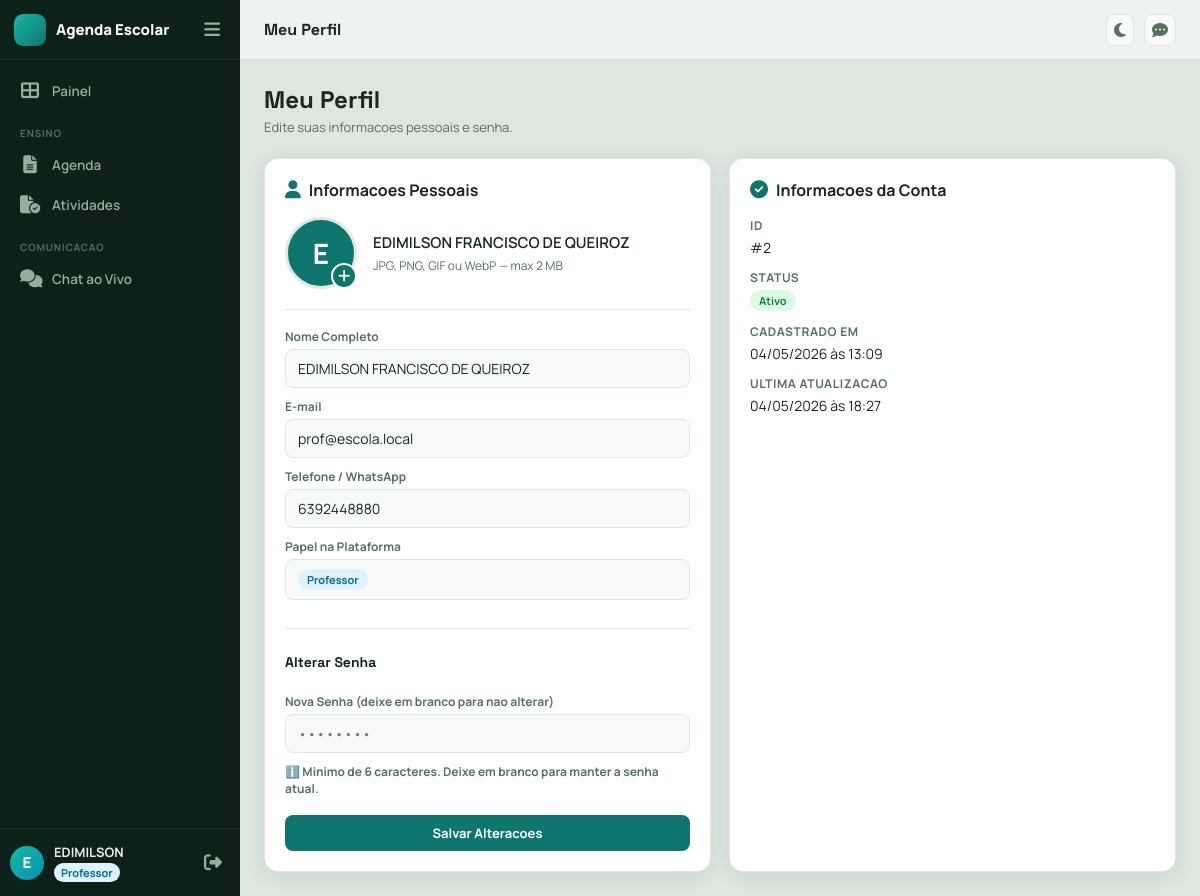
Page /perfil (signed in) on the committed database.
### app/models.py (models this page shows, shortened)
class TimestampMixin:
    created_at = db.Column(db.DateTime, default=datetime.utcnow, nullable=False)
    updated_at = db.Column(db.DateTime, default=datetime.utcnow, onupdate=datetime.utcnow, nullable=False)

class User(TimestampMixin, UserMixin, db.Model):
    __tablename__ = "users"
    id = db.Column(db.Integer, primary_key=True)
    full_name = db.Column(db.String(120), nullable=False)
    email = db.Column(db.String(120), unique=True, nullable=False, index=True)
    password_hash = db.Column(db.String(255), nullable=False)
    role = db.Column(db.String(20), nullable=False, index=True)
    is_active_user = db.Column(db.Boolean, default=True, nullable=False)
    is_approved = db.Column(db.Boolean, default=True, nullable=False)  # Para alunos auto-registrados
    can_chat = db.Column(db.Boolean, default=True, nullable=False)
    avatar = db.Column(db.String(255), nullable=True)
    crp_number = db.Column(db.String(30), nullable=True)
    phone = db.Column(db.String(20), nullable=False, default="")
    classroom_id = db.Column(db.Integer, db.ForeignKey("classrooms.id"), nullable=True)
    classroom = db.relationship("Classroom", back_populates="students")
    teaching_classrooms = db.relationship(
        "Classroom",
        secondary=teacher_classrooms,
        lazy=True,
        backref="teachers"
    )
    assignments_created = db.relationship("Assignment", back_populates="teacher", lazy=True)
    availabilities = db.relationship(
        "PsychologistAvailability",
        back_populates="psychologist",
        lazy=True,
        cascade="all, delete-orphan",
    )

### app/core/routes.py (the view)
@core_bp.get("/perfil")
@login_required
def edit_profile():
    classrooms = Classroom.query.order_by(Classroom.name.asc()).all()
    return render_template(
        "profile.html",
        user=current_user,
        classrooms=classrooms,
    )

### app/__init__.py (called while the page is built)
@login_manager.user_loader
def load_user(user_id):
    return db.session.get(User, int(user_id))

### app/templates/profile.html (shortened to what this page needs)
{% extends "base.html" %}
{% block page_title %}Meu Perfil{% endblock %}
{% block content %}
<div class="reveal">
  <div class="page-header">
    <div>
      <h2>Meu Perfil</h2>
      <p>Edite suas informacoes pessoais e senha.</p>
    </div>
  </div>
  <div class="dash-grid">
    <div class="panel reveal delay-1">
      <div class="panel-title">
        <i class="fa-solid fa-user"></i>
        Informacoes Pessoais
      </div>
      <div class="avatar-upload-section">
        <div class="avatar-preview-wrap">
          {% if user.avatar %}
            <img id="avatar-preview-img" src="{{ url_for('static', filename='uploads/avatars/' + user.avatar) }}" alt="Foto de perfil" class="avatar-preview-img">
          {% else %}
            <div id="avatar-preview-initials" class="avatar-preview-initials">{{ user.full_name[0]|upper }}</div>
          {% endif %}
          <label for="avatar-file-input" class="avatar-upload-btn" title="Alterar foto">
            <i class="fa-solid fa-plus" style="font-size:14px;"></i>
          </label>
        </div>
        <div class="avatar-upload-info">
          <span class="avatar-upload-name" id="avatar-file-name">{{ user.full_name }}</span>
          <span class="avatar-upload-hint">JPG, PNG, GIF ou WebP — max 2 MB</span>
        </div>
      </div>
      <hr style="border:none;border-top:1px solid var(--border);margin:4px 0 18px">
      <form method="post" action="{{ url_for('core.update_profile') }}" class="inline-form">
        <div class="form-group">
          <label>Nome Completo</label>
          <input name="full_name" type="text" value="{{ user.full_name }}" required>
        </div>
        <div class="form-group">
          <label>E-mail</label>
          <input name="email" type="email" value="{{ user.email }}" required>
        </div>
        <div class="form-group">
          <label>Telefone / WhatsApp</label>
          <input name="phone" type="tel" value="{{ user.phone or '' }}" placeholder="(11) 91234-5678" maxlength="20" required>
        </div>
        <div class="form-group">
          <label>Papel na Plataforma</label>
          <div style="padding: 9px 12px; background: var(--surface-2); border-radius: var(--radius-sm); border: 1px solid var(--border); color: var(--text);">
            <span class="badge-role badge-{{ user.role }}">{{ user.role|capitalize }}</span>
          </div>
        </div>
        <hr style="border:none;border-top:1px solid var(--border);margin:18px 0 14px">
        <h3 style="font-size:14px;font-weight:700;margin-bottom:12px;color:var(--text);">Alterar Senha</h3>
        <div class="form-group">
          <label>Nova Senha (deixe em branco para nao alterar)</label>
          <input name="new_password" type="password" minlength="6" placeholder="••••••••">
        </div>
        <div class="form-group">
          <label style="font-size:12px;color:var(--text-muted);display:block;margin-bottom:8px;">
            ℹ️ Minimo de 6 caracteres. Deixe em branco para manter a senha atual.
          </label>
        </div>
        <button class="btn btn-primary" type="submit">Salvar Alteracoes</button>
      </form>
    </div>
    <div class="panel reveal delay-2">
      <div class="panel-title">
        <i class="fa-solid fa-circle-check"></i>
        Informacoes da Conta
      </div>
      <div style="display:grid;gap:12px;">
        <div>
          <div style="font-size:12px;font-weight:700;color:var(--text-muted);text-transform:uppercase;letter-spacing:.05em;margin-bottom:4px;">ID</div>
          <div style="font-size:14px;color:var(--text);">#{{ user.id }}</div>
        </div>
        <div>
          <div style="font-size:12px;font-weight:700;color:var(--text-muted);text-transform:uppercase;letter-spacing:.05em;margin-bottom:4px;">Status</div>
          <div style="display:flex;align-items:center;gap:6px;">
            <span class="badge-status {% if user.is_active_user %}badge-active{% else %}badge-inactive{% endif %}">
              {{ "Ativo" if user.is_active_user else "Inativo" }}
            </span>
          </div>
        </div>
        <div>
          <div style="font-size:12px;font-weight:700;color:var(--text-muted);text-transform:uppercase;letter-spacing:.05em;margin-bottom:4px;">Cadastrado em</div>
          <div style="font-size:14px;color:var(--text);">{{ user.created_at.strftime('%d/%m/%Y às %H:%M') }}</div>
        </div>
        <div>
          <div style="font-size:12px;font-weight:700;color:var(--text-muted);text-transform:uppercase;letter-spacing:.05em;margin-bottom:4px;">Ultima Atualizacao</div>
          <div style="font-size:14px;color:var(--text);">{{ user.updated_at.strftime('%d/%m/%Y às %H:%M') }}</div>
        </div>
      </div>
    </div>
  </div>
</div>
{% endblock %}

### app/templates/base.html (shortened to what this page needs)
<!doctype html>
<html lang="pt-BR" data-theme="light">
<head>
  <link rel="stylesheet" href="{{ url_for('static', filename='css/styles.css') }}">
  <link rel="stylesheet" href="https://cdnjs.cloudflare.com/ajax/libs/font-awesome/6.7.2/css/all.min.css">
</head>
<body>
{% if current_user.is_authenticated %}
<aside class="sidebar" id="sidebar">
  <div class="sidebar-header">
    <div class="brand">
      <span class="brand-mark"></span>
      <span class="brand-name">Agenda Escolar</span>
    </div>
    <button class="sidebar-collapse-btn" id="sidebar-collapse-btn" title="Recolher menu">
      <i class="fa-solid fa-bars"></i>
    </button>
  </div>
  <nav class="sidebar-nav">
    <a href="{{ url_for('core.dashboard') }}"
       class="nav-item {% if request.endpoint == 'core.dashboard' %}nav-item--active{% endif %}">
      <i class="fa-solid fa-table-cells-large nav-icon"></i>
      <span class="nav-label">Painel
      </span>
    </a>
    {% if current_user.role in ['professor', 'admin'] %}
    <div class="nav-section-label">Ensino</div>
    {% if current_user.role == 'admin' %}
    <a href="{{ url_for('core.admin_assignments') }}"
       class="nav-item {% if request.endpoint == 'core.admin_assignments' %}nav-item--active{% endif %}">
    {% else %}
    <a href="{{ url_for('core.professor_assignments') }}"
       class="nav-item {% if request.endpoint == 'core.professor_assignments' %}nav-item--active{% endif %}">
    {% endif %}
      <i class="fa-solid fa-file-lines nav-icon"></i>
      <span class="nav-label">{{ 'Trabalhos' if current_user.role == 'admin' else 'Agenda' }}</span>
    </a>
    {% if current_user.role == 'professor' %}
    <a href="{{ url_for('core.professor_finished_assignments') }}"
       class="nav-item {% if request.endpoint == 'core.professor_finished_assignments' %}nav-item--active{% endif %}">
      <i class="fa-solid fa-file-circle-check nav-icon"></i>
      <span class="nav-label">Atividades</span>
    </a>
    {% endif %}
    {% endif %}
    <div class="nav-section-label">Comunicacao</div>
    <a href="{{ url_for('core.chat_page') }}"
       class="nav-item {% if request.endpoint == 'core.chat_page' %}nav-item--active{% endif %}">
      <i class="fa-solid fa-comments nav-icon"></i>
      <span class="nav-label">Chat ao Vivo</span>
    </a>
  </nav>
  <div class="sidebar-footer">
    <a href="{{ url_for('core.edit_profile') }}" class="sidebar-user" title="Editar perfil">
      {% if current_user.avatar %}
        <img src="{{ url_for('static', filename='uploads/avatars/' + current_user.avatar) }}" alt="Avatar" class="sidebar-user-avatar sidebar-user-avatar--img">
      {% else %}
        <div class="sidebar-user-avatar">{{ current_user.full_name[0]|upper }}</div>
      {% endif %}
      <div class="sidebar-user-info">
        <span class="sidebar-user-name">{{ current_user.full_name.split()[0] }}</span>
        <span class="sidebar-user-role badge-{{ current_user.role }}">{{ current_user.role|capitalize }}</span>
      </div>
    </a>
    <button type="button" class="sidebar-logout-btn" id="logout-btn" title="Sair">
      <i class="fa-solid fa-right-from-bracket"></i>
    </button>
  </div>
</aside>
<div class="main-wrapper" id="main-wrapper">
  <header class="topbar">
    <span class="topbar-title">{% block page_title %}Agenda Escolar{% endblock %}</span>
    <div class="topbar-right">
      <button class="theme-toggle-btn" id="theme-toggle" title="Alternar tema">
        <i class="fa-solid fa-moon icon-moon"></i>
      </button>
      <a href="{{ url_for('core.chat_page') }}" class="theme-toggle-btn chat-nav-btn" id="chat-toggle-link" title="Chat ao vivo">
        <i class="fa-solid fa-comment-dots"></i>
      </a>
    </div>
  </header>
  <main class="page-content">
    {% block content %}{% endblock %}
  </main>
</div>
{% else %}
<main class="page-auth">
  {% block auth_content %}{% endblock %}
</main>
{% endif %}
  {% if current_user.is_authenticated %}
  {% set app_user = {
    'id': current_user.id,
    'name': current_user.full_name,
    'role': current_user.role
  } %}
  {% else %}
  {% set app_user = None %}
  {% endif %}
</body>
</html>

### rows in the picture
User: role "Agenda", full_name "E", full_name "EDIMILSON", role "Professor", full_name "EDIMILSON FRANCISCO DE QUEIROZ", email "prof@escola.local", phone "6392448880", id "2", is_active_user "Ativo", created_at "04/05/2026 às 13:09", updated_at "04/05/2026 às 18:27"
